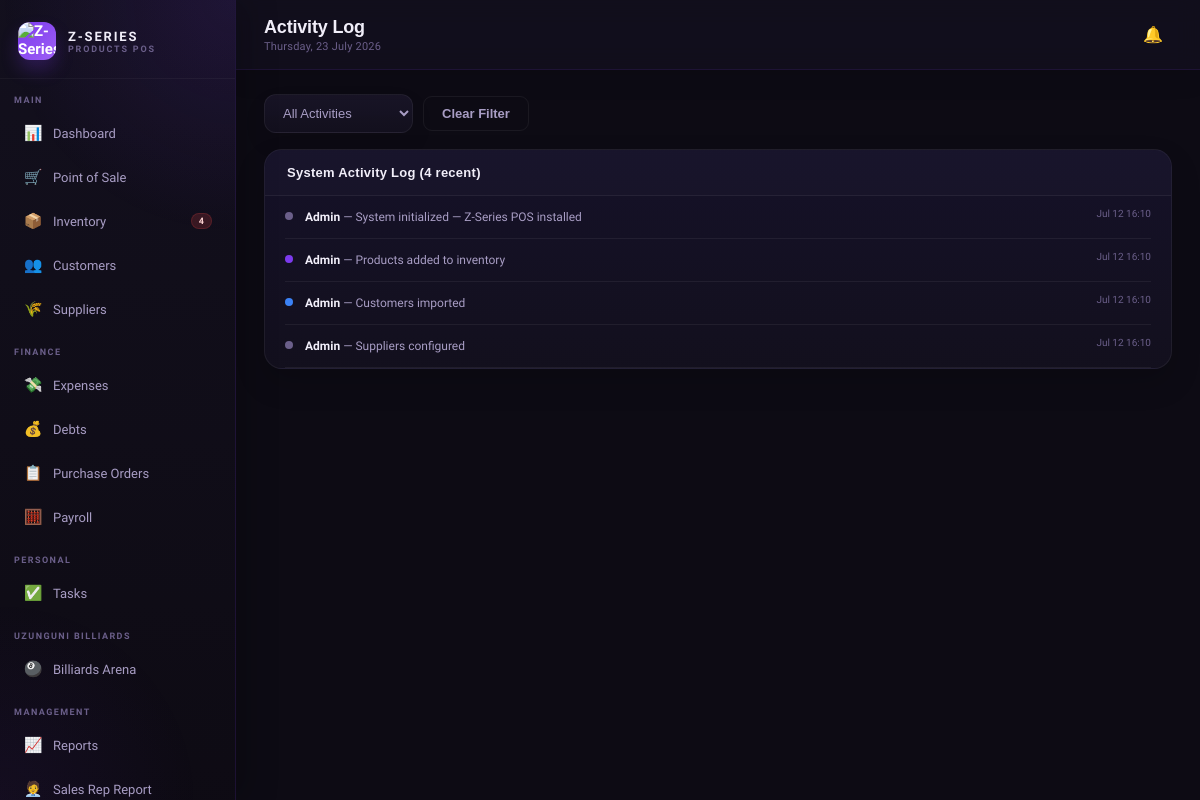
Screenshot of /activity.php (signed in) with the database file from the repository.
### tables this page shows
CREATE TABLE activity_log (
  id INT AUTO_INCREMENT PRIMARY KEY,
  user_id INT,
  user_name VARCHAR(100),
  action VARCHAR(255),
  details TEXT,
  type ENUM('sale','product','customer','expense','debt','po','task','payroll','system') DEFAULT 'system',
  created_at TIMESTAMP DEFAULT CURRENT_TIMESTAMP
);

### config.php (called while the page is built, shortened)
<?php
function appBaseUrl() {
    static $base = null;
    if ($base !== null) return $base;
    $script = str_replace('\\', '/', $_SERVER['SCRIPT_NAME'] ?? '');
    $dir = rtrim(dirname($script), '/');
    $base = ($dir === '' || $dir === '.') ? '' : $dir;
    return $base;
}
function appPath($path = '') {
    $path = ltrim((string)$path, '/');
    return appBaseUrl() . '/' . $path;
}
function hasPrivilege($privilege) {
    $role = $_SESSION['user_role'] ?? 'cashier';
    if ($role === 'admin') return true;
    $privileges = getUserPrivileges();
    return in_array($privilege, $privileges, true);
}
?>

### activity.php (the view, shortened to what this page needs)
<?php
$page_title = 'Activity Log';
$content_class = 'content premium-content';
require_once 'includes/header.php';
$type_f = $_GET['type']??'';
$allowed_types = ['sale','product','customer','expense','debt','po','task','payroll','system'];
if (!in_array($type_f, $allowed_types, true)) {
  $type_f = '';
}
if ($type_f) {
  $stmt = $conn->prepare("SELECT * FROM activity_log WHERE type = ? ORDER BY created_at DESC LIMIT 100");
  $stmt->bind_param('s', $type_f);
  $stmt->execute();
  $logs = $stmt->get_result();
} else {
  $logs = $conn->query("SELECT * FROM activity_log ORDER BY created_at DESC LIMIT 100");
}
$type_colors = ['sale'=>'var(--success)','product'=>'var(--purple)','customer'=>'var(--info)','expense'=>'var(--danger)','debt'=>'var(--warning)','po'=>'var(--purple2)','task'=>'var(--info)','payroll'=>'var(--purple)','system'=>'var(--text3)'];
?>
<form method="GET" style="display:contents"><div class="filter-bar">
  <select class="filter-select" name="type" onchange="this.form.submit()">
    <option value="">All Activities</option>
  </select>
  <a href="activity.php" class="btn btn-outline">Clear Filter</a>
</div></form>
<div class="card"><div class="card-header"><span class="card-title">System Activity Log (<?=$logs->num_rows?> recent)</span></div>
<div class="card-body" style="padding:0 20px">
<?php while($log=$logs->fetch_assoc()):
$color = $type_colors[$log['type']]??'var(--text3)';
?>
<div class="act-item">
  <div class="act-dot" style="background:<?=$color?>"></div>
  <div class="act-text">
    <span style="color:var(--text);font-weight:600"><?=htmlspecialchars($log['user_name']??'System')?></span>
    — <?=htmlspecialchars($log['action'])?>
  </div>
  <div class="act-time"><?=date('M d H:i',strtotime($log['created_at']))?></div>
</div>
<?php endwhile; if($logs->num_rows===0):?>
<div class="empty-state"><div class="empty-state-icon"></div><div class="empty-state-title">No activity yet</div></div>
<?php endif;?>
</div></div>
<?php require_once 'includes/footer.php'; ?>

### includes/header.php (shortened to what this page needs)
<?php
require_once __DIR__ . '/../config.php';
$current_page = basename($_SERVER['PHP_SELF'], '.php');
$low_stock_count = 0;
$ls = $conn->query("SELECT COUNT(*) as c FROM products WHERE stock <= low_stock_threshold AND status='active'");
if ($ls) $low_stock_count = $ls->fetch_assoc()['c'];
?>
<!DOCTYPE html>
<html lang="en">
<head>
<link rel="stylesheet" href="<?= htmlspecialchars(appPath('css/style.css'), ENT_QUOTES) ?>?v=<?= @filemtime(__DIR__ . '/../css/style.css') ?: time() ?>"/>
</head>
<body>
<div class="layout">
<div class="sidebar">
  <div class="sidebar-logo">
    <img class="sidebar-logo-icon" src="<?= htmlspecialchars(appPath('uploads/z series logo.png'), ENT_QUOTES) ?>" alt="Z-Series logo"/>
    <div>
      <div class="sidebar-logo-text">Z-SERIES</div>
      <div class="sidebar-logo-sub">Products POS</div>
    </div>
  </div>
  <div class="sidebar-section">Main</div>
  <?php if(hasPrivilege('dashboard')): ?>
  <a href="dashboard.php" class="nav-item <?= $current_page==='dashboard'?'active':'' ?>"><span class="nav-icon">📊</span> Dashboard</a>
  <?php endif; ?>
  <?php if(hasPrivilege('pos')): ?>
  <a href="pos.php" class="nav-item <?= $current_page==='pos'?'active':'' ?>"><span class="nav-icon">🛒</span> Point of Sale</a>
  <?php endif; ?>
  <?php if(hasPrivilege('inventory')): ?>
  <a href="inventory.php" class="nav-item <?= $current_page==='inventory'?'active':'' ?>">
    <span class="nav-icon">📦</span> Inventory
    <?php if($low_stock_count>0): ?><span class="nav-badge"><?= $low_stock_count ?></span><?php endif; ?>
  </a>
  <?php endif; ?>
  <?php if(hasPrivilege('customers')): ?>
  <a href="customers.php" class="nav-item <?= $current_page==='customers'?'active':'' ?>"><span class="nav-icon">👥</span> Customers</a>
  <?php endif; ?>
  <?php if(hasPrivilege('suppliers')): ?>
  <a href="suppliers.php" class="nav-item <?= $current_page==='suppliers'?'active':'' ?>"><span class="nav-icon">🌾</span> Suppliers</a>
  <?php endif; ?>
  <div class="sidebar-section">Finance</div>
  <?php if(hasPrivilege('expenses')): ?>
  <a href="expenses.php" class="nav-item <?= $current_page==='expenses'?'active':'' ?>"><span class="nav-icon">💸</span> Expenses</a>
  <?php endif; ?>
  <?php if(hasPrivilege('debts')): ?>
  <a href="debts.php" class="nav-item <?= $current_page==='debts'?'active':'' ?>"><span class="nav-icon">💰</span> Debts</a>
  <?php endif; ?>
  <?php if(hasPrivilege('purchase_orders')): ?>
  <a href="purchase_orders.php" class="nav-item <?= $current_page==='purchase_orders'?'active':'' ?>"><span class="nav-icon">📋</span> Purchase Orders</a>
  <?php endif; ?>
  <?php if(hasPrivilege('payroll')): ?>
  <a href="payroll.php" class="nav-item <?= $current_page==='payroll'?'active':'' ?>">
    <span class="nav-icon">🧮</span> Payroll
  </a>
  <?php endif; ?>
  <div class="sidebar-section">Personal</div>
  <?php if(hasPrivilege('tasks')): ?>
  <a href="tasks.php" class="nav-item <?= $current_page==='tasks'?'active':'' ?>">
    <span class="nav-icon">✅</span> Tasks
  </a>
  <?php endif; ?>
  <div class="sidebar-section">Uzunguni Billiards</div>
  <?php if(hasPrivilege('billiards')): ?>
  <a href="billiards.php" class="nav-item <?= $current_page==='billiards'?'active':'' ?>"><span class="nav-icon">🎱</span> Billiards Arena</a>
  <?php endif; ?>
  <div class="sidebar-section">Management</div>
  <?php if(hasPrivilege('reports')): ?>
  <a href="reports.php" class="nav-item <?= $current_page==='reports'?'active':'' ?>"><span class="nav-icon">📈</span> Reports</a>
  <a href="cashier_sales.php" class="nav-item <?= $current_page==='cashier_sales'?'active':'' ?>"><span class="nav-icon">🧑‍💼</span> Sales Rep Report</a>
  <?php endif; ?>
</div>
<div class="main">
<div class="topbar">
  <div class="topbar-left">
    <div>
      <div class="topbar-title"><?= $page_title ?? 'Dashboard' ?></div>
      <div class="topbar-sub"><?= date('l, d F Y') ?></div>
    </div>
  </div>
  <div class="topbar-right">
    <div class="notif-wrap">
      <button id="notif-btn" class="notif-btn" aria-haspopup="true" aria-expanded="false">
        <span class="notif-icon">🔔</span>
      </button>
    </div>
  </div>
</div>
<div class="<?= htmlspecialchars($content_class ?? 'content') ?>">

### includes/footer.php (shortened to what this page needs)
</div>
</div>
</div>
</body>
</html>

### rows the page displays
activity_log: user_name "Admin", action "System initialized — Z-Series POS installed", created_at "Jul 12 16:10"
activity_log: user_name "Admin", action "Products added to inventory", created_at "Jul 12 16:10"
activity_log: user_name "Admin", action "Customers imported", created_at "Jul 12 16:10"
activity_log: user_name "Admin", action "Suppliers configured", created_at "Jul 12 16:10"

### other values shown
$low_stock_count "4"
$page_title "Activity Log"
$logs->num_rows "4"
